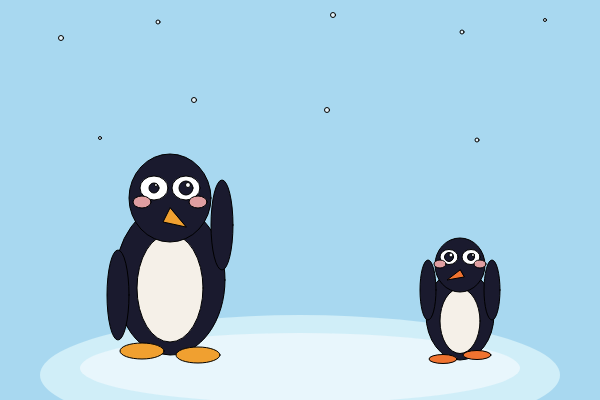
Frame 1 (no input)
Frame 2 (the mouse pressed at the canvas centre, redrawn once): identical to frame 1, image omitted

The p5.js sketch that drew this single still picture (run headless with seeded random() and noise() and a simulated clock; the mouse was pressed at the canvas centre and the sketch redrawn once):

// p5.js sketch
// ── sketch.js
function setup() {
  createCanvas(600, 400); // 과제 조건 600 * 400 사이즈에 맞게 설정
  noLoop();
}
function draw() {
  background(168, 216, 240);
  // 눈 내리게 표현함
  fill(255, 255, 255, 180); // 약간의 투명도를 줌
  ellipse(61, 38, 5, 5);
  ellipse(100, 138, 3, 3);
  ellipse(158, 22, 4, 4);
  ellipse(194, 100, 5, 5);
  ellipse(333, 15, 5, 5);
  ellipse(327, 110, 5, 5);
  ellipse(462, 32, 4, 4);
  ellipse(477, 140, 4, 4);
  ellipse(545, 20, 3, 3);

  // 빙판을 표현함
  noStroke(); // 빙판 테두리 안보이게
  fill(208, 238, 248);
  ellipse(300, 375, 520, 120);
  fill(232, 246, 252);
  ellipse(300, 368, 440, 70);
  stroke(0, 0, 0);

  // 어무니 펭귄
  fill(26, 26, 46);
  ellipse(170, 280, 110, 150);
  fill(245, 240, 232);
  ellipse(170, 288, 66, 108);
  fill(26, 26, 46);
  ellipse(170, 198, 82, 88);
  // 오른팔 올
  ellipse(118, 295, 22, 90);
  ellipse(222, 225, 22, 90);
  // 눈 흰자
  fill(255, 255, 255);
  ellipse(154, 188, 28, 24);
  ellipse(186, 188, 28, 24);
  // 눈 동공
  fill(26, 26, 46);
  ellipse(154, 188, 10, 10);
  ellipse(186, 188, 14, 14);
  // 눈 안쪽 흰자
  fill(255, 255, 255);
  ellipse(156, 185, 3, 3);
  ellipse(188, 185, 5, 5);
  // 볼
  fill(255, 180, 180, 220);
  ellipse(142, 202, 18, 12);
  ellipse(198, 202, 18, 12);
  // 부리 오른쪽으로
  fill(240, 160, 48);
  triangle(170, 208, 163, 222, 186, 227);
  // 발
  ellipse(142, 351, 44, 16);
  ellipse(198, 355, 44, 16);
  // 아들 펭귄
  fill(26, 26, 46);
  ellipse(460, 315, 68, 90);
  fill(245, 240, 232);
  ellipse(460, 321, 40, 65);
  fill(26, 26, 46);
  ellipse(460, 265, 50, 54);
  // 두 팔다 올림
  ellipse(428, 290, 16, 60);
  ellipse(492, 290, 16, 60);
  // 눈 흰자
  fill(255, 255, 255);
  ellipse(449, 257, 18, 15);
  ellipse(471, 257, 18, 15);
  // 눈 동공
  fill(26, 26, 46);
  ellipse(449, 257, 9, 9);
  ellipse(471, 257, 7, 7);
  // 눈 안쪽 흰자
  fill(255, 255, 255);
  ellipse(451, 255, 4, 4);
  ellipse(473, 255, 3, 3);
  // 볼
  fill(255, 180, 180, 220);
  ellipse(440, 264, 12, 8);
  ellipse(480, 264, 12, 8);
  // 부리 왼쪽으로
  fill(240, 115, 48);
  triangle(460, 270, 447, 280, 464, 277);
  // 발
  ellipse(443, 359, 28, 9);
  ellipse(477, 355, 28, 9);
}
